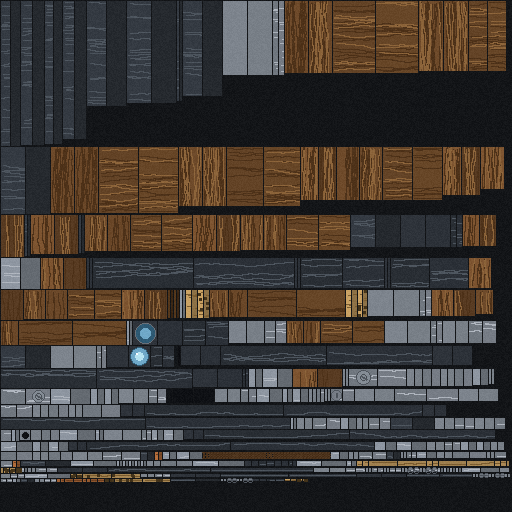
#> input picture tools/_legacy_win94/win94_tex_v2.png, 512 x 512 px
$ python _bb_zoom.py _legacy_win94/win94_tex_v2.png
#> lines starting #> are read from the running program, lines starting #| are printed output that depends on the picture
#!/usr/bin/env python3
"""把 Blockbench 截图裁到模型外框并放大（nearest），便于人眼查细节。

用法：
  python tools/_bb_zoom.py <in.png> [out.png] [--scale=3] [--split=2]
    --scale  放大倍数（默认 3，nearest 保像素）
    --split  横向切成 N 段分别放大（长枪查细节用，默认 1 不切）
"""
import sys
from pathlib import Path

from PIL import Image


def bbox_of(img, bg_tol=12):
    """找非背景区域。截图背景是纯白或浅灰，取四角像素的中位色作为背景色。"""
    rgb = img.convert('RGB')
    w, h = rgb.size
    corners = [rgb.getpixel(p) for p in ((2, 2), (w - 3, 2), (2, h - 3), (w - 3, h - 3))]
    bg = tuple(sorted(c[i] for c in corners)[len(corners) // 2] for i in range(3))
    px = rgb.load()
    minx, miny, maxx, maxy = w, h, 0, 0
    for y in range(h):
        for x in range(w):
            p = px[x, y]
            if abs(p[0] - bg[0]) > bg_tol or abs(p[1] - bg[1]) > bg_tol or abs(p[2] - bg[2]) > bg_tol:
                if x < minx:
                    minx = x
                if y < miny:
                    miny = y
                if x > maxx:
                    maxx = x
                if y > maxy:
                    maxy = y
    if maxx <= minx or maxy <= miny:
        return None
    return minx, miny, maxx + 1, maxy + 1


def main():
    src = Path(sys.argv[1])
    args = [a for a in sys.argv[2:] if not a.startswith('--')]
    scale = 3
    split = 1
    for a in sys.argv[2:]:
        if a.startswith('--scale='):
            scale = int(a.split('=', 1)[1])
        if a.startswith('--split='):
            split = int(a.split('=', 1)[1])
    out = Path(args[0]) if args else src.with_name(src.stem + '_zoom.png')

    img = Image.open(src)
#> img is the input picture: PIL image 512x512 RGB; mean R, G, B 62.7, 56.3, 51.4
    bb = bbox_of(img)
#> in bbox_of, `corners = [rgb.getpixel(p) for p in ((2, 2), (w - 3, 2), (2, h - 3), (..`: corners = [(54, 60, 68), (22, 24, 27), (23, 25, 28), (16, 18, 21)]
#> in bbox_of, `bg = tuple(sorted(c[i] for c in corners)[len(corners) // 2] for i in r..`: bg = (23, 25, 28)
#> after the loop in bbox_of, `for y in range(h):`: maxx = 509; maxy = 482; minx = 1
#> bb = (1, 1, 510, 483)
    if not bb:
        print('没找到非背景内容')
        return 1
    pad = 4
    x0, y0, x1, y1 = bb
#> x0 = 1; y0 = 1; x1 = 510; y1 = 483
    x0, y0 = max(0, x0 - pad), max(0, y0 - pad)
#> x0 = 0; y0 = 0
    x1, y1 = min(img.width, x1 + pad), min(img.height, y1 + pad)
#> x1 = 512; y1 = 487
    crop = img.crop((x0, y0, x1, y1))
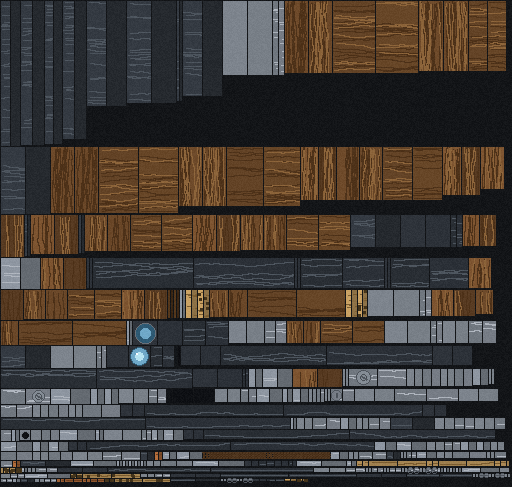
#> crop: PIL image 512x487 RGB; mean R, G, B 64.9, 58.1, 52.8
    print(f'bbox={bb} crop={crop.size} scale={scale} split={split}')
#| bbox=(1, 1, 510, 483) crop=(512, 487) scale=3 split=1

    if split <= 1:
        big = crop.resize((crop.width * scale, crop.height * scale), Image.NEAREST)
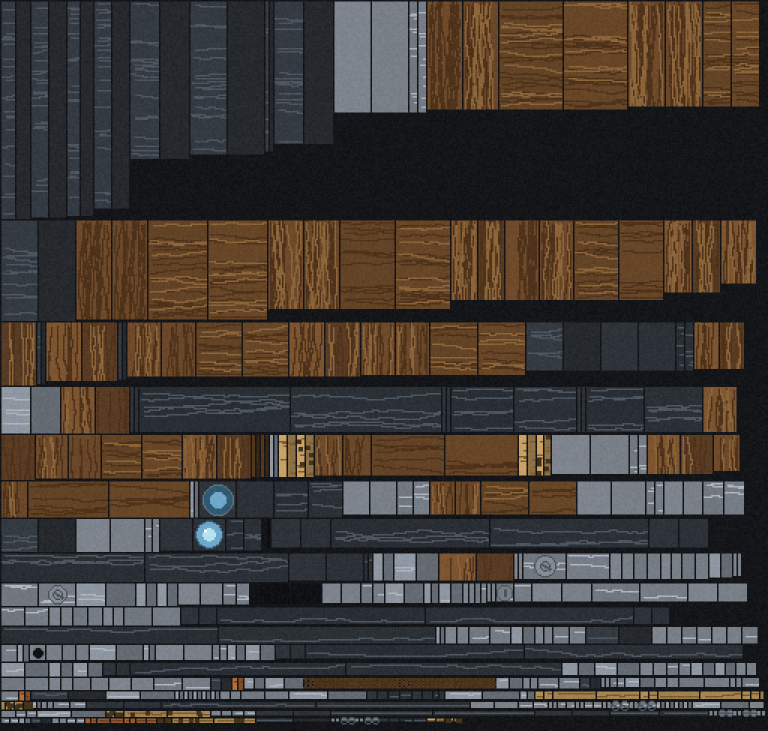
#> big: PIL image 1536x1461 RGB (shown at 1/2 size); mean R, G, B 64.9, 58.1, 52.8
        big.save(out)
        print(out, big.size)
#| _legacy_win94/win94_tex_v2_zoom.png (1536, 1461)
        return 0

    step = crop.width // split
    for i in range(split):
        sx0 = i * step
        sx1 = crop.width if i == split - 1 else (i + 1) * step
        seg = crop.crop((sx0, 0, sx1, crop.height))
        seg = seg.resize((seg.width * scale, seg.height * scale), Image.NEAREST)
        p = out.with_name(f'{out.stem}_{i}{out.suffix}')
        seg.save(p)
        print(p, seg.size)
    return 0


if __name__ == '__main__':
    sys.exit(main())
#> (the program exits here)
